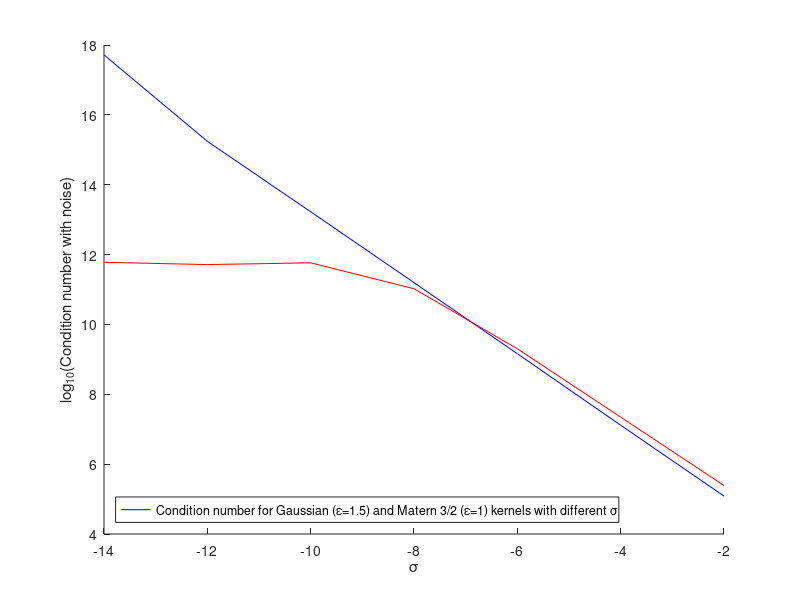
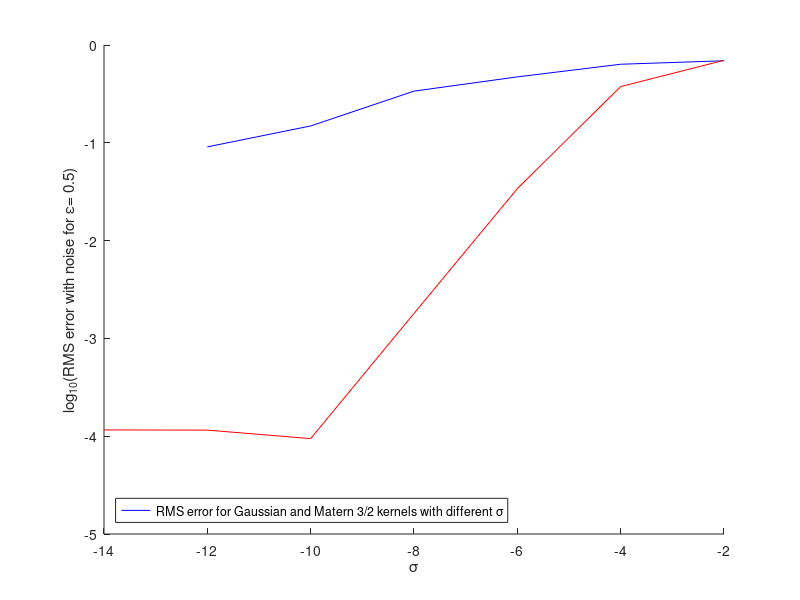
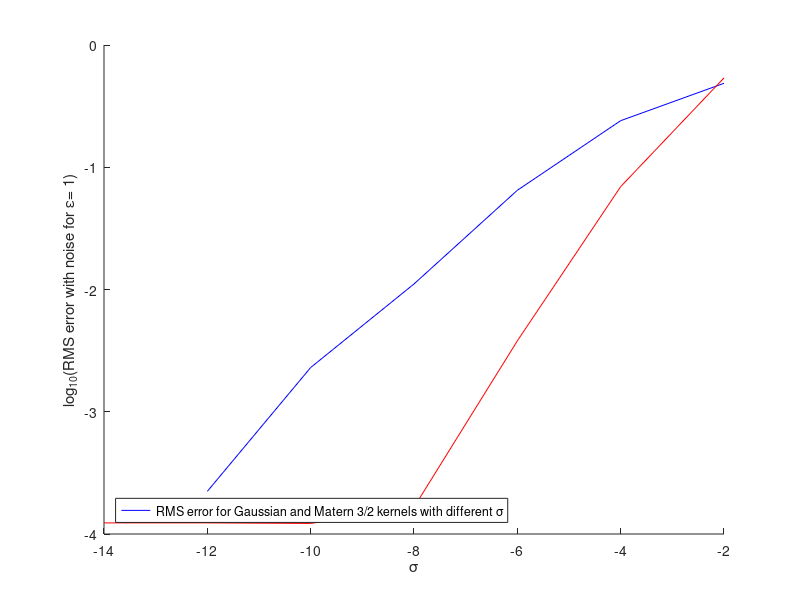
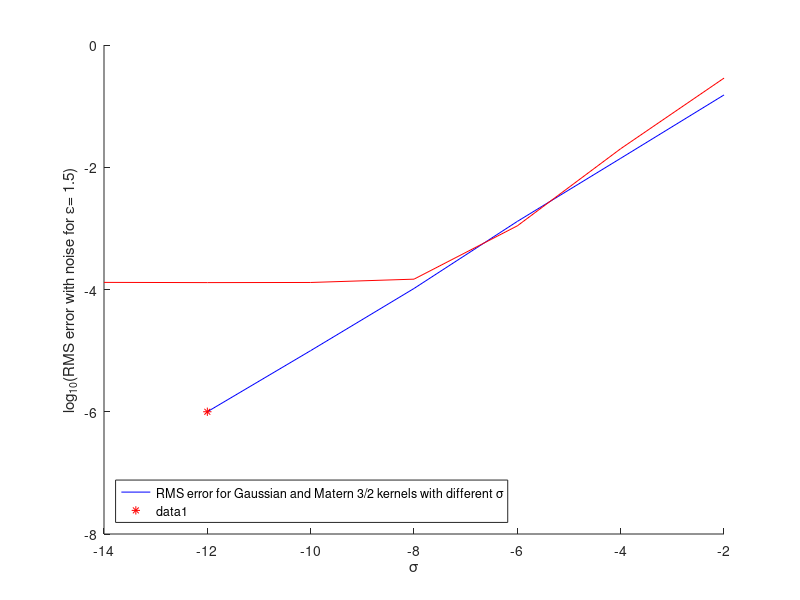

Recreate these plots in MATLAB, in order. (Note: this script raises an error after producing the figures.)
epp=[0.5 1 1.5];
sigma_nn=[10^(-2) 10^(-4) 10^(-6) 10^(-8) 10^(-10) 10^(-12) 10^(-14)];
[X,Y] = meshgrid(epp,sigma_nn);
%xxx=X(1,:);
yyy=Y(:,1);
%Cond gaussi ep 0.1 0.5 1 1.5
Cond_gaussi_01=[2.6498e+05,3.0168e+07,3.6005e+09,3.6790e+11,3.7623e+13,4.0689e+15,2.7200e+19];
Cond_gaussi_05=[2.8386e+05,2.6752e+07,3.4029e+09,3.0139e+11,3.5522e+13,3.2708e+15,2.0384e+20];
Cond_gaussi_1=[2.0584e+05,2.2318e+07,2.3085e+09,2.3047e+11,2.6734e+13,2.6192e+15,1.6637e+18];
Cond_gaussi_15=[1.2187e+05,1.30327e+07,1.4497e+09,1.5728e+11,1.6825e+13,1.7478e+15,5.2126e+17];
Cond_gaussi=[Cond_gaussi_01; Cond_gaussi_05; Cond_gaussi_1; Cond_gaussi_15]';
Cond_matern_01=[2.5631e+05,2.9727e+07,2.8579e+09,2.6140e+11,2.3417e+13,1.9459e+15,7.6377e+16];
Cond_matern_05=[2.3377e+05,2.6232e+07,2.3572e+09,1.9670e+11,7.3393e+12,2.0268e+13,1.5547e+13];
Cond_matern_1=[2.4428e+05,2.2225e+07,2.0081e+09,1.05108e+11,5.8056e+11,5.1691e+11,6.0182e+11];
Cond_matern_15=[2.0705e+05,2.0273e+07,1.6045e+09,4.8413e+10,7.1948e+10,7.2295e+10,7.2299e+10];
%cond gaussi 1.5 matern 1
figure
hold on
plot(log10(yyy),log10(Cond_gaussi_15),'b')
plot(log10(yyy),log10(Cond_matern_1),'r')
xlabel('\sigma')
ylabel('log_{10}(Condition number with noise)')
legend('Condition number for Gaussian (\epsilon=1.5) and Matern 3/2 (\epsilon=1) kernels with different \sigma','Location','southwest')

%gaussi with ep 0.5 1 1.5
RMS_gaussi_01=[0.7021,0.7075,0.7050,0.6821,0.6778,0.6451];
RMS_gaussi_05=[0.6900,0.6357,0.4721,0.3376,0.1487,0.0908];
RMS_gaussi_1=[0.4862,0.2404,0.0648,0.0111,0.0023,2.2331e-04];
RMS_gaussi_15=[0.1524,0.0140,0.0013,1.0390e-04,1.0e-05,1.0e-06];
%matern
RMS_matern_01=[0.6990,0.7060,0.6738,0.2348,0.0161,7.8345e-04,1.0065e-04];
RMS_matern_05=[0.6974,0.3757,0.0340,0.0018,9.4471e-05,1.1539e-04,1.1592e-04];
RMS_matern_1=[0.5379,0.0694,0.0038,1.6559e-04,1.2197e-04,1.2329e-04,1.2327e-04];
RMS_matern_15=[0.2873,0.0201,0.0011,1.4763e-04,1.3031e-04,1.2971e-04,1.3075e-04];
figure
hold on
plot(log10(yyy(1:6)),log10(RMS_gaussi_05),'b')
plot(log10(yyy(1:7)),log10(RMS_matern_05),'r')
xlabel('\sigma')
ylabel('log_{10}(RMS error with noise for \epsilon= 0.5)')
legend('RMS error for Gaussian and Matern 3/2 kernels with different \sigma','Location','southwest')
%%
figure
hold on
plot(log10(yyy(1:6)),log10(RMS_gaussi_1),'b')
plot(log10(yyy(1:7)),log10(RMS_matern_1),'r')
xlabel('\sigma')
ylabel('log_{10}(RMS error with noise for \epsilon= 1)')
legend('RMS error for Gaussian and Matern 3/2 kernels with different \sigma','Location','southwest')
%%
figure
hold on
axis([-14 -2,-8 0])
plot(log10(yyy(1:6)),log10(RMS_gaussi_15),'b')
plot(log10(yyy(1:7)),log10(RMS_matern_15),'r')
xlabel('\sigma')
ylabel('log_{10}(RMS error with noise for \epsilon= 1.5)')
legend('RMS error for Gaussian and Matern 3/2 kernels with different \sigma','Location','southwest')
 plot(log10(yyy(6)),log10(RMS_gaussi_15(6)),'r*');
%gaussi 1.5 matern 1
figure
hold on
plot(log10(yyy(1:6)),log10(RMS_gaussi_15),'b')
plot(log10(yyy(1:7)),log10(RMS_matern_1),'r')
xlabel('\sigma')
ylabel('log_{10}(RMS error with noise for \epsilon= 1.5)')
legend('RMS error for Gaussian (\epsilon=1.5) and Matern 3/2 (\epsilon=1) kernels with different \sigma','Location','southwest')
%3d plot gaussi
epp=[0.1 0.5 1 1.5];
RMS_gaussi=[RMS_gaussi_01; RMS_gaussi_05; RMS_gaussi_1; RMS_gaussi_15]';
[X,Y] = meshgrid(epp,sigma_nn(1:6));
figure
surf(X,log10(Y),log10(RMS_gaussi))
xlabel('\epsilon'),ylabel('log_{10}(\sigma)'),zlabel('log_{10}(RMS_gaussi with noise)')
%%%%%%%%%%%%%%%%%%%%%%%%%%%%%%%%%%%%%%%%%%%%%%%%%%%%%%%%%%%%%%%%%%hybrid
legend('RMS error for Gaussian kernel with different \epsilon and noise','Location','southwest')
figure
[X,Y] = meshgrid(epp,sigma_nn);
%surf(X,log10(Y),log10(Cond_gaussi))
xlabel('\epsilon'),ylabel('log_{10}(\sigma)'),zlabel('log_{10}(Cond_gaussi) with noise')
%%%%%%%%%%%%%%%%%%%%%%%%%%%%%%%%%%%%%%%%%%%%%%%%%%%%%%%%%%%%%%%%%%hybrid
legend('Condition number for Gaussian kernel with different \epsilon and noise','Location','southwest')
rho=[10^(-6) 10^(-5) 10^(-4) 10^(-3) 10^(-2)];
[X,Y] = meshgrid(rho,sigma_nn);
rms_hybrid_ep05_p6=[0.6900,0.6357,0.4717,0.3182,0.0550,0.0027,3.4156e-04];
rms_hybrid_ep1_p6=[0.4862,0.2407,0.0648,0.0111,0.0020,1.1364e-04,4.5108e-06];
rms_hybrid_ep15_p6=[0.1546,0.0142,0.0013,9.5025e-05,9.2208e-06,7.4047e-07,8.1469e-08];
rms_hybrid_ep05_p5=[0.6907,0.6355,0.4675,0.2145,0.0132,6.9095e-04,8.3782e-05];
rms_hybrid_ep1_p5=[0.4875,0.2404,0.0647,0.0107,0.0011,6.6347e-05,1.60018e-05];
rms_hybrid_ep15_p5=[0.1528,0.0142,0.0013,9.9362e-05,8.4259e-06,7.9070e-07,1.1715e-07];
rms_hybrid_ep05_p4=[0.6915,0.6335,0.4304,0.0636,0.0028,1.2570e-04,7.1741e-05];
rms_hybrid_ep1_p4=[0.4892,0.2403,0.0641,0.0087,4.2035e-04,4.0367e-05,2.1707e-05];
rms_hybrid_ep15_p4=[0.1556,0.0146,0.0013,9.9517e-05,7.2868e-06,8.3090e-07,1.5806e-07];
rms_hybrid_ep05_p3=[0.6899,0.6147,0.2535,0.0138,6.5995e-04,6.9181e-05,8.0536e-05];
rms_hybrid_ep1_p3=[0.4870,0.2394,0.0584,0.0056,2.6199e-04,3.4297e-05,3.8300e-05];
rms_hybrid_ep15_p3=[0.1520,0.0145,0.0014,9.1643e-05,7.1800e-06,9.2749e-07,3.5382e-07];
rms_hybrid_ep05_p2=[0.6881,0.4895,0.0708,0.0034,1.1197e-04,9.9340e-05,1.0097e-04];
rms_hybrid_ep1_p2=[0.4869,0.2319,0.0336,0.0021,1.2075e-04,1.06519e-04,1.0742e-04];
rms_hybrid_ep15_p2=[0.1532,0.0140,0.0013,8.5469e-05,9.5575e-06,2.4193e-06,2.2375e-06];
rms_hybrid_05=[rms_hybrid_ep05_p6;rms_hybrid_ep05_p5;rms_hybrid_ep05_p4;rms_hybrid_ep05_p3;rms_hybrid_ep05_p2]';
rms_hybrid_1=[rms_hybrid_ep1_p6;rms_hybrid_ep1_p5;rms_hybrid_ep1_p4;rms_hybrid_ep1_p3;rms_hybrid_ep1_p2]';
rms_hybrid_15=[rms_hybrid_ep15_p6;rms_hybrid_ep15_p5;rms_hybrid_ep15_p4;rms_hybrid_ep15_p3;rms_hybrid_ep15_p2]';
xxx=X(1,:);
yyy=Y(:,1);
%%%2D
figure
plot(log10(yyy(1:6)),log10(RMS_gaussi_05))
hold on
plot(log10(yyy),log10(rms_hybrid_ep05_p6))
plot(log10(yyy),log10(rms_hybrid_ep05_p5))
plot(log10(yyy),log10(rms_hybrid_ep05_p4))
plot(log10(yyy),log10(rms_hybrid_ep05_p3))
plot(log10(yyy),log10(rms_hybrid_ep05_p2))
legend('condition number for Gaussian and hybrid kernel with different \rho, \sigma and \epsilon=0.5.','Location','southwest')
hold off
%%
figure
plot(log10(yyy(1:6)),log10(RMS_gaussi_1))
hold on
plot(log10(yyy),log10(rms_hybrid_ep1_p6))
plot(log10(yyy),log10(rms_hybrid_ep1_p5))
plot(log10(yyy),log10(rms_hybrid_ep1_p4))
plot(log10(yyy),log10(rms_hybrid_ep1_p3))
plot(log10(yyy),log10(rms_hybrid_ep1_p2))
legend('condition number for Gaussian and hybrid kernel with different \rho, \sigma and \epsilon=1.','Location','southwest')
hold off
%%
figure
plot(log10(yyy(1:6)),log10(RMS_gaussi_15))
hold on
plot(log10(yyy),log10(rms_hybrid_ep15_p6))
plot(log10(yyy),log10(rms_hybrid_ep15_p5))
plot(log10(yyy),log10(rms_hybrid_ep15_p4))
plot(log10(yyy),log10(rms_hybrid_ep15_p3))
plot(log10(yyy),log10(rms_hybrid_ep15_p2))
legend('condition number for Gaussian and hybrid kernel with different \rho, \sigma and \epsilon=1.5.','Location','southwest')
hold off
%%3D
figure
surf(log10(X),log10(Y),log10(rms_hybrid_05))
xlabel('log_{10}(\rho)'),ylabel('log_{10}(\sigma)'),zlabel('log_{10}(RMSE_ using_ hybrid_ kernel_ with_ noise')
legend('RMS error for hybrid kernel with different \sigma, \rho and \epsilon= 0.5.','Location','best')
figure
surf(log10(X),log10(Y),log10(rms_hybrid_1))
xlabel('\rho'),ylabel('log_{10}(\sigma)'),zlabel('log_{10}(RMSE_ using_ hybrid_ kernel_ with_ noise')
legend('RMS error for hybrid kernel with different \sigma, \rho and \epsilon= 1.','Location','best')
figure
surf(log10(X),log10(Y),log10(rms_hybrid_15))
xlabel('\rho'),ylabel('log_{10}(\sigma)'),zlabel('log_{10}(RMSE_ using_ hybrid_ kernel_ with_ noise')
legend('RMS error for hybrid kernel with different \sigma, \rho and \epsilon= 1.5.','Location','best')
